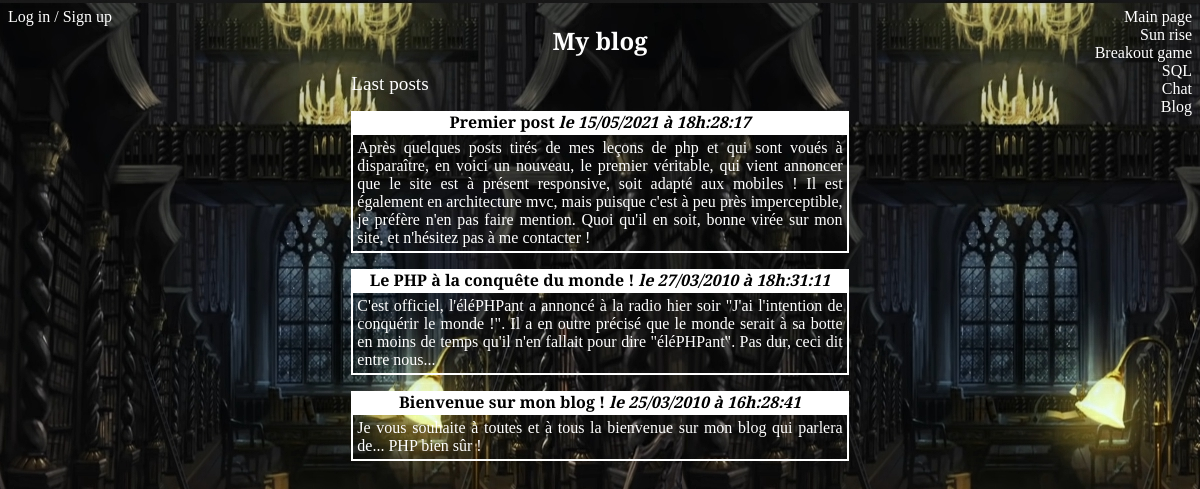
The page /php/router.php?action=listPosts on the database its author committed.
### tables this page shows
CREATE TABLE `blog_posts` (
  `post_id` int(11) NOT NULL,
  `post_title` varchar(255) NOT NULL,
  `post_content` text NOT NULL,
  `post_date` datetime NOT NULL
);

### model/BlogManager.php (called while the page is built, shortened)
<?php
class BlogManager extends Manager {
    public function selectPosts() {
        $db = $this->dbConnect();
        $posts = $db->query('SELECT post_id, post_title, post_content, DATE_FORMAT(post_date, \'le %d/%m/%Y à %Hh:%i:%s\') AS post_date FROM blog_posts ORDER BY post_id DESC');
        return $posts;
    }
}

### view/frontend/blog_view.php (the view, shortened to what this page needs)
<main class="main">
        <h1 class="main__h1">My blog</h1>
        <h2 class="main__h2">Last posts</h2>
        <?php
            while ($data = $posts->fetch()) {
                ?>
                <article class="main__blog-post">
                    <a href="/php/router.php?action=post&post_id=<?= $data['post_id'] ?>">
                        <h3><?= $data['post_title'] . ' ' ?><span><?= $data['post_date']?></span></h3>
                        <p><?= $data['post_content'] . '<br>'?></p>
                    </a>
                </article>
                <?php
            }
        ?>
    </main>
<?php require($_SERVER['DOCUMENT_ROOT'].'/php/includes/template.php'); ?>

### rows shown on the page
blog_posts: post_title "Premier post", post_date "le 15/05/2021 à 18h:28:17", post_content "Après quelques posts tirés de mes leçons de php et qui sont voués à disparaître, en voici un nouveau, le premier véritable, qui vient annoncer que le site est à présent responsive, soit adapté aux mobiles ! Il est également en architecture mvc, mais puisque c'est à peu près imperceptible, je préfère n'en pas faire mention. Quoi qu'il en soit, bonne virée sur mon site, et n'hésitez pas à me contacter !"
blog_posts: post_title "Le PHP à la conquête du monde !", post_date "le 27/03/2010 à 18h:31:11", post_content "C'est officiel, l'éléPHPant a annoncé à la radio hier soir \"J'ai l'intention de conquérir le monde !\". Il a en outre précisé que le monde serait à sa botte en moins de temps qu'il n'en fallait pour dire \"éléPHPant\". Pas dur, ceci dit entre nous..."
blog_posts: post_title "Bienvenue sur mon blog !", post_date "le 25/03/2010 à 16h:28:41", post_content "Je vous souhaite à toutes et à tous la bienvenue sur mon blog qui parlera de... PHP bien sûr !"
